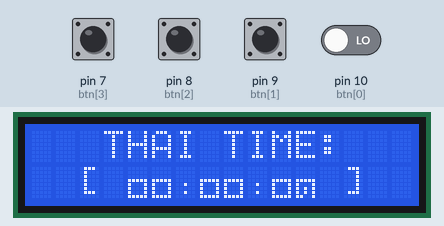
This sketch was run on a simulated Arduino Uno, built with avr-gcc and run on an emulated ATmega328P. Shown: 16×2 character LCD. The inputs (shaded band) are chosen by the test bench; at power-on: pin 7 (btn[3]), pin 8 (btn[2]), pin 9 (btn[1]), pin 10 (btn[0]) LOW. What the sketch prints to the serial monitor is not drawn.

Above: at 1.2 s.
1.3 s: pin 7 (btn[3]) pulled HIGH for 0.15 s
At 2.5 s:
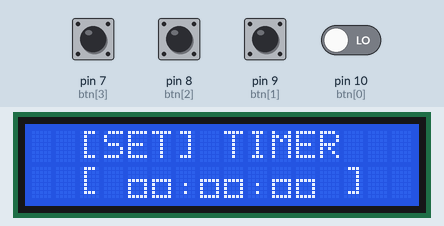
2.9 s: pin 7 (btn[3]) pulled HIGH for 1 s
At 3.3 s:
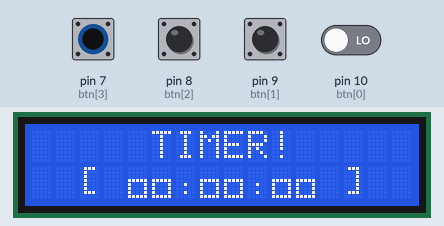
4.5 s: pin 7 (btn[3]) pulled HIGH for 0.15 s
At 5.6 s:
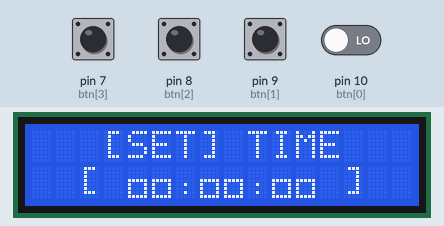
6.1 s: pin 9 (btn[1]) pulled HIGH for 0.15 s
7.7 s: pin 9 (btn[1]) pulled HIGH for 1 s
At 8.2 s:
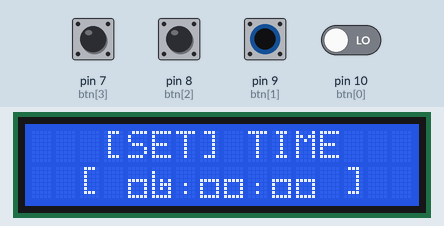
10.2 s: pin 7 (btn[3]) driven HIGH and pin 10 (btn[0]) driven HIGH
At 11.96 s:
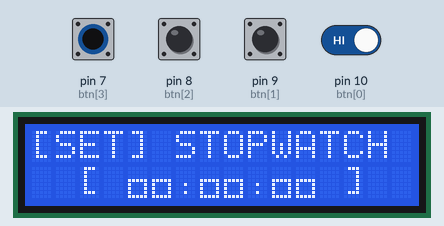
Timing chart, 0 to 12.7 s (numbered marks = the images above; inputs shaded):
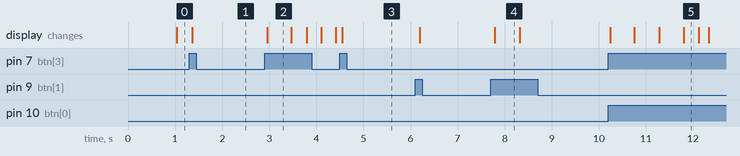

The sketch:

4.LCD_Thai_Time_4MAY2022.ino
```cpp
#include <LiquidCrystal.h>

LiquidCrystal lcd(12, 11, 5, 4, 3, 2);
unsigned long int count = 0;
unsigned long int delaycount = 0;
unsigned long int delaycountdown = 0;
unsigned long int delaystopwatch = 0;
unsigned long int timer = 0;
unsigned long int delaybtn1 = 0;
unsigned long int delaybtn2 = 0;
unsigned long int delaybtn3 = 0;
unsigned long int delaybtn4 = 0;
unsigned long int delaybtn5 = 0;
unsigned long int countdown = 0;
unsigned long int setcount = 0;
unsigned long int stopwatch = 0;
unsigned long int stopwatchtemp = 0;
bool checkstopwatch = true;
int btn[] = {10, 9, 8, 7};
int readbtn[4];
int stateunit = 0;
int mode = 0;
long printTime(long);
byte customChar[12][8] = {
  // 0
  {
    B00000,
    B00000,
    B00000,
    B11111,
    B10001,
    B10001,
    B10001,
    B11111,
  },
  // 1
  {
    B00000,
    B00000,
    B00000,
    B11111,
    B10001,
    B10101,
    B10101,
    B11001,
  },

  // 2
  {
    B00000,
    B10000,
    B10000,
    B10101,
    B10111,
    B10101,
    B10001,
    B11111,
  },

  // 3
  {
    B00000,
    B00000,
    B00000,
    B11111,
    B10101,
    B10101,
    B10001,
    B11001,
  },

  // 4
  {
    B00000,
    B00000,
    B00001,
    B01110,
    B10000,
    B10000,
    B10010,
    B11111,
  },

  // 5
  {
    B00000,
    B00000,
    B00110,
    B11111,
    B10000,
    B10000,
    B10010,
    B11111,
  },

  // 6
  {
    B00000,
    B10000,
    B10000,
    B11111,
    B00001,
    B11001,
    B10001,
    B11111,
  },

  // 7
  {
    B00000,
    B00001,
    B00001,
    B11011,
    B10101,
    B10101,
    B10001,
    B11001
  },

  // 8
  {
    B00000,
    B00001,
    B00010,
    B11110,
    B10000,
    B10011,
    B11001,
    B10111,
  },

  // 9
  {
    B00000,
    B00000,
    B00001,
    B11011,
    B10100,
    B10010,
    B10101,
    B11101,
  },

  // :
  {
    B00000,
    B00000,
    B00000,
    B00000,
    B00100,
    B00000,
    B00100,
    B00000,
  },

  // น
  {
    B00000,
    B00000,
    B00000,
    B00000,
    B11010,
    B01010,
    B01111,
    B01011,
  }
};

void setup()
{
  Serial.begin(9600);
  for (int i = 0; i < 4; i++)
    pinMode(btn[i], INPUT);
  lcd.begin(16, 2);
}

void loop()
{

  for (int i = 0; i < 4; i++)
    readbtn[i] = digitalRead(btn[i]);


  if (readbtn[0] && millis() - delaybtn1 > 500)
  {
    stateunit++;
    stateunit %= 3;
    delaybtn1 = millis();
  }

  if (readbtn[3] && millis() - delaybtn4 > 500)
  {
    mode++;
    mode %= 5;
    delaybtn4 = millis();
    lcd.clear();


    if (mode == 0) {
      count = setcount;
    }
    if (mode == 1) {
      countdown = 0;
    }
    //    if (mode == 3){setcount = count;}
    if (mode == 4) {
      stopwatch = 0;
    }
  }

  if (mode == 0) // Show Main Time
  {
    printTime(count);
    lcd.setCursor(3, 0);
    lcd.print("THAI TIME:");

  }

  if (mode == 1)
  {
    printTime(countdown);
    lcd.setCursor(2, 0);
    lcd.print("[SET] TIMER");
    Serial.println(countdown);

    // HOUR : HOUR
    if (stateunit == 0 && readbtn[1]  && countdown <= 86400 && millis() - delaybtn2 > 500)
    {
      countdown += 3600;
      delaybtn2 = millis();
    }
    if (countdown == 86400) {
      countdown = 3600;
    }

    if (stateunit == 0 && readbtn[2] && countdown >= 3600 && millis() - delaybtn3 > 500)
    {
      countdown -= 3600;
      delaybtn3 = millis();
    }


    // MIN : MIN
    if (stateunit == 1 && readbtn[1] && millis() - delaybtn2 > 500)
    {
      countdown += 60;
      delaybtn2 = millis();
    }

    if (stateunit == 1 && readbtn[2] && countdown >= 60 && millis() - delaybtn3 > 500)
    {
      countdown -= 60;
      delaybtn3 = millis();
    }
    // SEC : SEC
    if (stateunit == 2 && readbtn[1] && millis() - delaybtn2 > 500)
    {
      countdown += 1;
      delaybtn2 = millis();
    }
    if (stateunit == 2 && readbtn[2] && countdown > 0 && millis() - delaybtn3 > 500)
    {
      countdown -= 1;
      delaybtn3 = millis();
    }


  }
  if (mode == 2)
  {
    printTime(countdown);
    lcd.setCursor(5, 0);
    lcd.print("TIMER!");
    if (millis() - delaycountdown > 1000 && countdown > 0) {
      countdown--;
      delaycountdown = millis();
    }
  }

  if (mode == 3)
  {
    stopwatch * 2.2;
    printTime(stopwatch);
    lcd.setCursor(0, 0);
    lcd.print("[SET] STOPWATCH");
    if (
      readbtn[0] && millis() - delaystopwatch > 500) {
      Serial.print(readbtn[0]);
      checkstopwatch = true;
      delaystopwatch = millis();
    }
    if (checkstopwatch == true) {
      stopwatch++;
    }

    if (readbtn[1] && millis() - delaystopwatch > 500) {
      Serial.print(stopwatch);
      checkstopwatch = false;
      delaystopwatch = millis();
    }

    if (readbtn[2] && millis() - delaystopwatch > 500) {
      checkstopwatch = false;
      Serial.print(readbtn[2]);
      stopwatch = 0;
      delaystopwatch = millis();
    }
  }

  if (mode == 4)
  {
    printTime(setcount);
    lcd.setCursor(3, 0);
    lcd.print("[SET] TIME");

    if (stateunit == 0 && readbtn[1] && millis() - delaybtn2 > 500)
    {
      setcount += 3600;
      delaybtn2 = millis();
    }
    if (stateunit == 0 && readbtn[2] && setcount >= 3600 && millis() - delaybtn3 > 500)
    {
      setcount -= 3600;
      delaybtn3 = millis();
    }

    if (stateunit == 1 && readbtn[1] && millis() - delaybtn2 > 500)
    {
      setcount += 60;
      delaybtn2 = millis();
    }
    if (stateunit == 1 && readbtn[2] && setcount >= 60 && millis() - delaybtn3 > 500)
    {
      setcount -= 60;
      delaybtn3 = millis();
    }

    if (stateunit == 2 && readbtn[1] && millis() - delaybtn2 > 500)
    {
      setcount += 1;
      delaybtn2 = millis();
    }
    if (stateunit == 2 && readbtn[2] && setcount > 0 && millis() - delaybtn3 > 500)
    {
      setcount -= 1;
      delaybtn3 = millis();
    }
  }

  if (millis() - delaycount > 1000) {
    count ++;
    count %= 86400;
    delaycount = millis();
  }
}

long printTime(long count)
{
  long hh = (count / 3600) % 24;
  long mm = (count / 60) % 60;
  long ss = count % 60;


  Serial.print("COUNT :");
  Serial.println(count);

  Serial.print("HH :");
  Serial.println(hh);
  Serial.print("MM :");
  Serial.println(mm);
  Serial.print("SS :");
  Serial.println(ss);


  lcd.createChar(0, customChar[hh / 10]);
  lcd.createChar(1, customChar[hh % 10]);

  lcd.createChar(3, customChar[mm / 10]);
  lcd.createChar(4, customChar[mm % 10]);
  lcd.createChar(5, customChar[ss / 10]);
  lcd.createChar(6, customChar[ss % 10]);

  lcd.createChar(2, customChar[10]);
  lcd.createChar(7, customChar[11]);

  lcd.setCursor(2, 1);
  lcd.print("[");

  // 2 first digit HH
  lcd.setCursor(4, 1);
  lcd.write((uint8_t)0);

  lcd.setCursor(5, 1);
  lcd.write((uint8_t)1);

  // colon :
  lcd.setCursor(6, 1);
  lcd.write((uint8_t)2);

  // 2 next digit MM
  lcd.setCursor(7, 1);
  lcd.write((uint8_t)3);

  lcd.setCursor(8, 1);
  lcd.write((uint8_t)4);

  // 2 last digit SS
  lcd.setCursor(9, 1);
  lcd.write((uint8_t)2);

  lcd.setCursor(10, 1);
  lcd.write((uint8_t)5);

  // colon :
  lcd.setCursor(11, 1);
  lcd.write((uint8_t)6);


  lcd.setCursor(13, 1);
  lcd.print("]");

}
```

Measured:
- after the input at 1.3 s, the display: changes after 0.06 s (image 1)
- after the input at 2.9 s, the display: changes after 0.05 s (image 2)
- after the input at 4.5 s, the display: changes after 0.05 s (image 3)
- after the input at 7.7 s, the display: changes after 0.08 s (image 4)
- after the input at 10.2 s, the display: first changes after 0.05 s (image 5 shows a later state)
- what the display in image 2 shows lasts 0.5 s, from 3.0 s to 3.5 s
